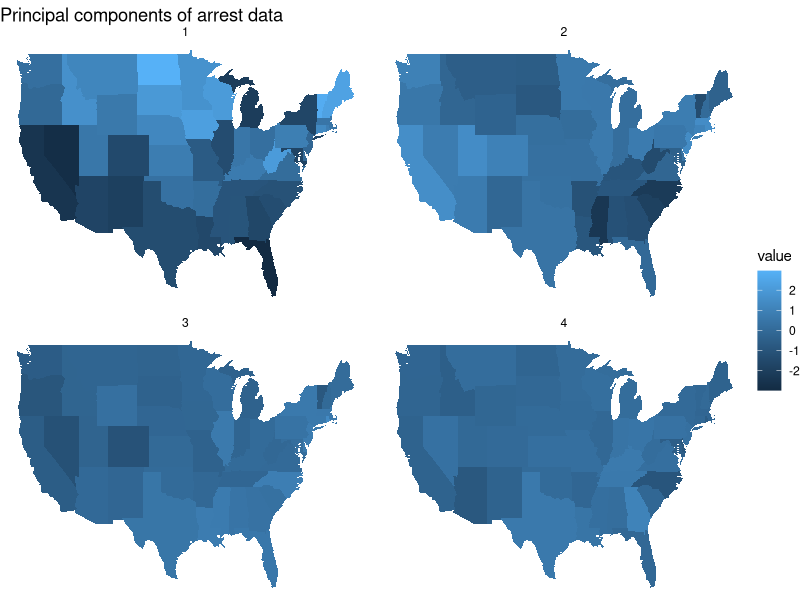
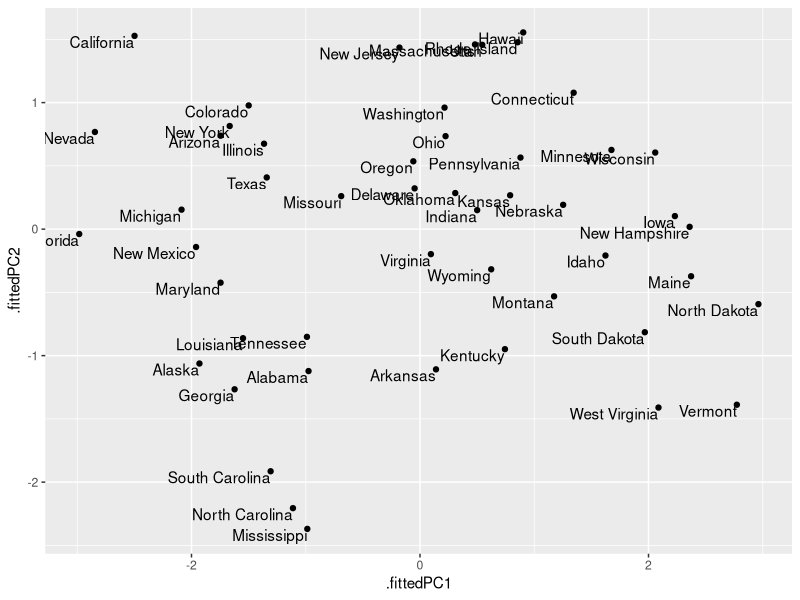

Generate these figures, in order, with R:
library(broom)


### Name: tidy.prcomp
### Title: Tidy a(n) prcomp object
### Aliases: tidy.prcomp prcomp_tidiers

### ** Examples


pc <- prcomp(USArrests, scale = TRUE)

# information about rotation
tidy(pc)

# information about samples (states)
tidy(pc, "samples")

# information about PCs
tidy(pc, "pcs")

# state map
library(dplyr)
library(ggplot2)

pc %>%
  tidy(matrix = "samples") %>%
  mutate(region = tolower(row)) %>%
  inner_join(map_data("state"), by = "region") %>%
  ggplot(aes(long, lat, group = group, fill = value)) +
  geom_polygon() +
  facet_wrap(~ PC) +
  theme_void() +
  ggtitle("Principal components of arrest data")

au <- augment(pc, data = USArrests)
au

ggplot(au, aes(.fittedPC1, .fittedPC2)) +
  geom_point() +
  geom_text(aes(label = .rownames), vjust = 1, hjust = 1)
